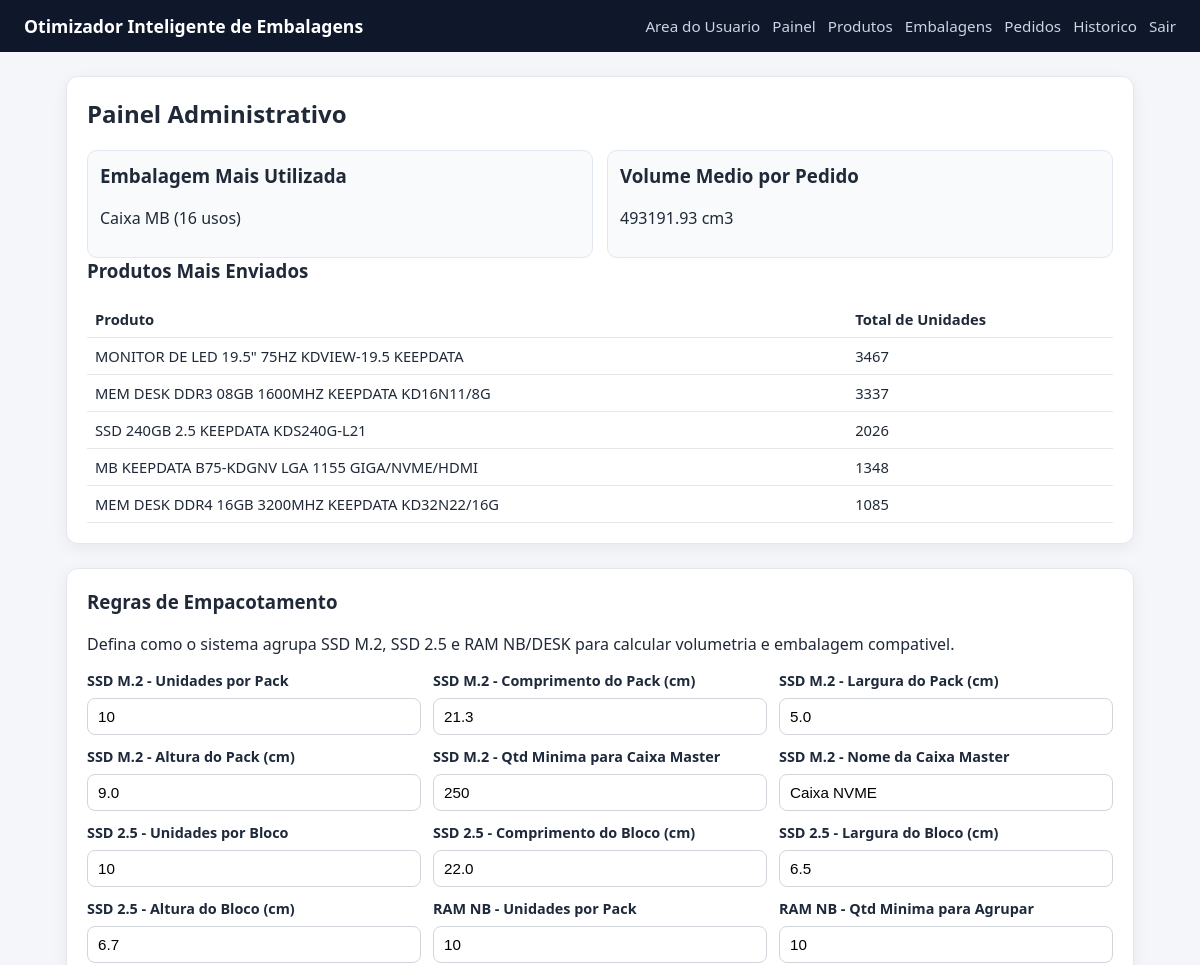
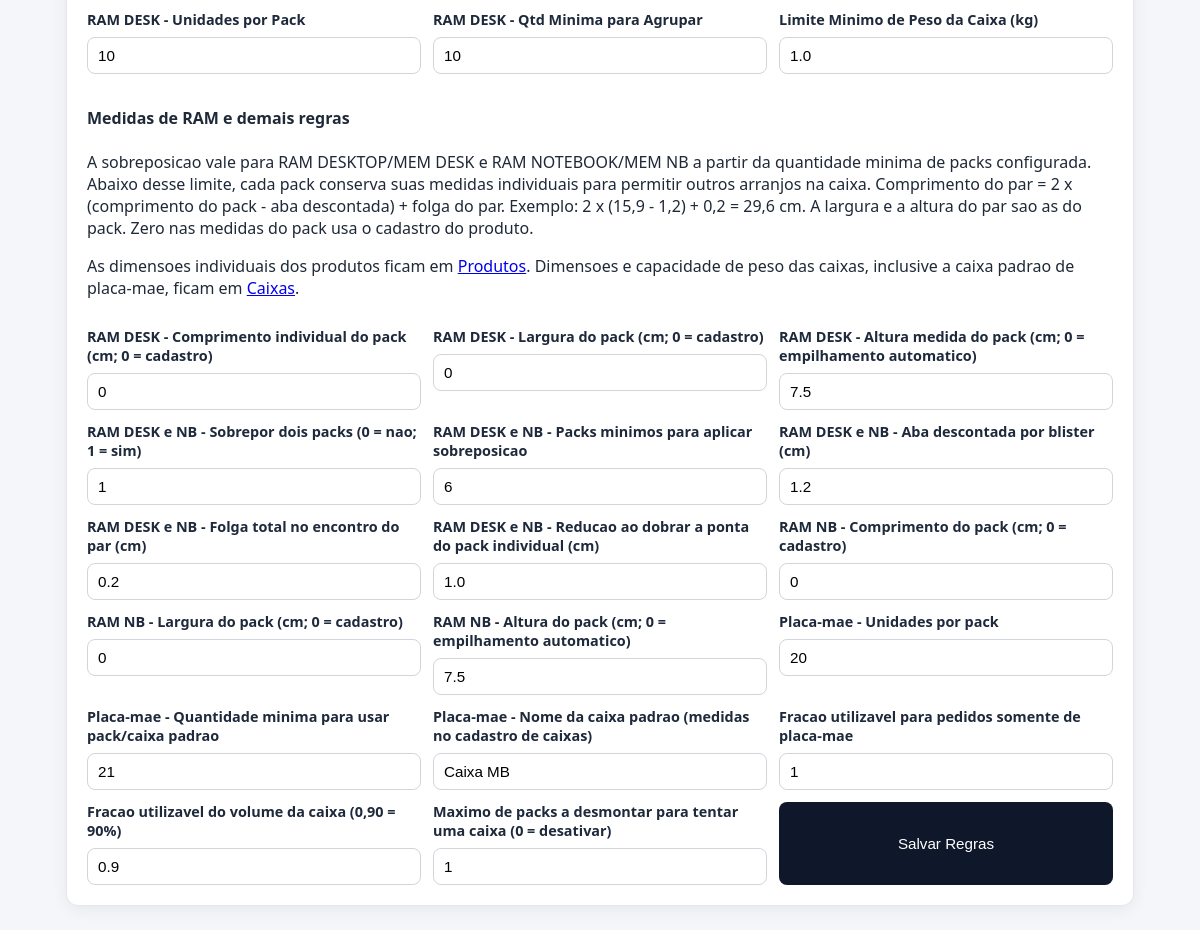
/admin (signed in), run on the app's committed database (2 pictures, top to bottom).
### tables this page shows
CREATE TABLE products (
                id INTEGER PRIMARY KEY AUTOINCREMENT,
                name TEXT NOT NULL UNIQUE,
                length_cm REAL NOT NULL,
                width_cm REAL NOT NULL,
                height_cm REAL NOT NULL,
                weight REAL NOT NULL
            , sku TEXT);

CREATE TABLE app_settings (
                key TEXT PRIMARY KEY,
                value TEXT NOT NULL
            );

### app_volum.py (the view)
@app.route("/admin", methods=["GET"])
@admin_required
def admin_dashboard():
    stats = get_dashboard_stats(DB_PATH)
    packing_rules = get_packing_rules(DB_PATH)
    return render_template("dashboard.html", stats=stats, packing_rules=packing_rules, extra_packing_fields=EXTRA_PACKING_FIELDS)

### app_volum.py (called while the page is built)
def admin_required(view_func):
    @wraps(view_func)
    def _wrapped(*args, **kwargs):
        if not session.get("is_admin"):
            next_url = request.path
            return redirect(url_for("admin_login", next=next_url))
        return view_func(*args, **kwargs)
    return _wrapped

### database.py (called while the page is built)
def get_connection(db_path):
    conn = sqlite3.connect(db_path)
    conn.row_factory = sqlite3.Row
    return conn

def _safe_int(value, default):
    try:
        return int(float(value))
    except Exception:
        return int(default)

def _safe_float(value, default):
    try:
        return float(value)
    except Exception:
        return float(default)

def get_packing_rules(db_path):
    rules = dict(DEFAULT_PACKING_RULES)
    with closing(get_connection(db_path)) as conn:
        keys = list(DEFAULT_PACKING_RULES) + ['ram_bundle_qty', 'ram_bundle_min_qty']
        rows = conn.execute(
            "SELECT key, value FROM app_settings WHERE key IN (" + ",".join("?" for _ in keys) + ")", keys
        ).fetchall()
    for row in rows:
        rules[row["key"]] = row["value"]
    return _normalize_packing_rules(rules)

### templates/dashboard.html
{% extends 'base.html' %}
{% block content %}
<section class="card">
    <h2>Painel Administrativo</h2>
    <div class="stats-grid">
        <div class="stat-box">
            <h3>Embalagem Mais Utilizada</h3>
            {% if stats.most_used_box %}
                <p>{{ stats.most_used_box['name'] }} ({{ stats.most_used_box['uses'] }} usos)</p>
            {% else %}
                <p>Ainda nao ha dados de expedicao.</p>
            {% endif %}
        </div>
        <div class="stat-box">
            <h3>Volume Medio por Pedido</h3>
            <p>{{ '%.2f'|format(stats.avg_volume) }} cm3</p>
        </div>
    </div>
    <h3>Produtos Mais Enviados</h3>
    <table>
        <thead>
            <tr><th>Produto</th><th>Total de Unidades</th></tr>
        </thead>
        <tbody>
        {% for row in stats.top_products %}
            <tr>
                <td>{{ row['name'] }}</td>
                <td>{{ row['total_qty'] }}</td>
            </tr>
        {% else %}
            <tr><td colspan="2">Ainda nao ha dados de envio por produto.</td></tr>
        {% endfor %}
        </tbody>
    </table>
</section>
<section class="card" style="margin-top: 1.5rem;">
    <h3>Regras de Empacotamento</h3>
    <p>Defina como o sistema agrupa SSD M.2, SSD 2.5 e RAM NB/DESK para calcular volumetria e embalagem compativel.</p>
    <form method="post" action="{{ url_for('admin_packing_settings') }}" class="form-grid cols-2 form-packing">
        <label>SSD M.2 - Unidades por Pack
            <input type="number" min="1" step="1" name="ssdm2_bundle_qty" value="{{ packing_rules.get('ssdm2_bundle_qty', 10) }}" required>
        </label>
        <label>SSD M.2 - Comprimento do Pack (cm)
            <input type="number" min="0.1" step="0.1" name="ssdm2_bundle_length_cm" value="{{ packing_rules.get('ssdm2_bundle_length_cm', 21.3) }}" required>
        </label>
        <label>SSD M.2 - Largura do Pack (cm)
            <input type="number" min="0.1" step="0.1" name="ssdm2_bundle_width_cm" value="{{ packing_rules.get('ssdm2_bundle_width_cm', 5.0) }}" required>
        </label>
        <label>SSD M.2 - Altura do Pack (cm)
            <input type="number" min="0.1" step="0.1" name="ssdm2_bundle_height_cm" value="{{ packing_rules.get('ssdm2_bundle_height_cm', 9.0) }}" required>
        </label>
        <label>SSD M.2 - Qtd Minima para Caixa Master
            <input type="number" min="1" step="1" name="ssdm2_master_box_qty" value="{{ packing_rules.get('ssdm2_master_box_qty', 250) }}" required>
        </label>
        <label>SSD M.2 - Nome da Caixa Master
            <input type="text" name="ssdm2_default_box_name" value="{{ packing_rules.get('ssdm2_default_box_name', 'Caixa NVME') }}" required>
        </label>
        <label>SSD 2.5 - Unidades por Bloco
            <input type="number" min="1" step="1" name="ssd25_bundle_qty" value="{{ packing_rules['ssd25_bundle_qty'] }}" required>
        </label>
        <label>SSD 2.5 - Comprimento do Bloco (cm)
            <input type="number" min="0.1" step="0.1" name="ssd25_bundle_length_cm" value="{{ packing_rules['ssd25_bundle_length_cm'] }}" required>
        </label>
        <label>SSD 2.5 - Largura do Bloco (cm)
            <input type="number" min="0.1" step="0.1" name="ssd25_bundle_width_cm" value="{{ packing_rules['ssd25_bundle_width_cm'] }}" required>
        </label>
        <label>SSD 2.5 - Altura do Bloco (cm)
            <input type="number" min="0.1" step="0.1" name="ssd25_bundle_height_cm" value="{{ packing_rules['ssd25_bundle_height_cm'] }}" required>
        </label>
        <label>RAM NB - Unidades por Pack
            <input type="number" min="1" step="1" name="ram_nb_bundle_qty" value="{{ packing_rules['ram_nb_bundle_qty'] }}" required>
        </label>
        <label>RAM NB - Qtd Minima para Agrupar
            <input type="number" min="1" step="1" name="ram_nb_bundle_min_qty" value="{{ packing_rules['ram_nb_bundle_min_qty'] }}" required>
        </label>
        <label>RAM DESK - Unidades por Pack
            <input type="number" min="1" step="1" name="ram_desk_bundle_qty" value="{{ packing_rules['ram_desk_bundle_qty'] }}" required>
        </label>
        <label>RAM DESK - Qtd Minima para Agrupar
            <input type="number" min="1" step="1" name="ram_desk_bundle_min_qty" value="{{ packing_rules['ram_desk_bundle_min_qty'] }}" required>
        </label>
        <label>Limite Minimo de Peso da Caixa (kg)
            <input type="number" min="0" step="0.1" name="min_effective_max_weight_kg" value="{{ packing_rules['min_effective_max_weight_kg'] }}" required>
        </label>
        <div style="grid-column:1/-1;">
            <h4>Medidas de RAM e demais regras</h4>
            <p>A sobreposicao vale para RAM DESKTOP/MEM DESK e RAM NOTEBOOK/MEM NB a partir da quantidade minima de packs configurada. Abaixo desse limite, cada pack conserva suas medidas individuais para permitir outros arranjos na caixa. Comprimento do par = 2 x (comprimento do pack - aba descontada) + folga do par. Exemplo: 2 x (15,9 - 1,2) + 0,2 = 29,6 cm. A largura e a altura do par sao as do pack. Zero nas medidas do pack usa o cadastro do produto.</p>
            <p>As dimensoes individuais dos produtos ficam em <a href="{{ url_for('products') }}">Produtos</a>. Dimensoes e capacidade de peso das caixas, inclusive a caixa padrao de placa-mae, ficam em <a href="{{ url_for('boxes') }}">Caixas</a>.</p>
        </div>
        {% for key, spec in extra_packing_fields.items() %}
        <label>{{ spec[0] }}
            {% if spec[2] is none %}
            <input type="text" name="{{ key }}" value="{{ packing_rules[key] }}">
            {% else %}
            <input type="number" name="{{ key }}" value="{{ packing_rules[key] }}" min="{{ spec[2] }}" max="{{ spec[3] }}" step="{{ spec[4] }}" required>
            {% endif %}
        </label>
        {% endfor %}
        <button type="submit">Salvar Regras</button>
    </form>
</section>
{% endblock %}

### static/style.css (style rules this page uses)
* { box-sizing: border-box; }
body { margin: 0; font-family: Segoe UI, Tahoma, sans-serif; background: #f4f6fa; color: #1f2937; }
.card { background: #fff; border-radius: 12px; padding: 20px; border: 1px solid #e5e7eb; box-shadow: 0 4px 16px rgba(15, 23, 42, 0.06); margin-bottom: 18px; }
h2, h3 { margin-top: 0; }
.form-grid { display: grid; gap: 12px; }
.form-grid.cols-2 { grid-template-columns: repeat(auto-fit, minmax(280px, 1fr)); }
.form-packing label { display: flex; flex-direction: column; gap: 6px; font-size: 0.9rem; font-weight: 600; color: #1e293b; }
.form-packing label input { margin-top: 2px; }
label { display: grid; gap: 6px; font-size: 0.95rem; word-break: break-word; }
input, select, button { padding: 9px 10px; border-radius: 8px; border: 1px solid #d1d5db; font-size: 0.95rem; }
button, .btn { background: #0f172a; color: #fff; border: 0; cursor: pointer; text-decoration: none; display: inline-block; }
table { width: 100%; border-collapse: collapse; margin-top: 12px; }
th, td { border-bottom: 1px solid #e5e7eb; text-align: left; padding: 8px; font-size: 0.92rem; }
.stats-grid { display: grid; gap: 14px; grid-template-columns: repeat(auto-fit, minmax(230px, 1fr)); }
.stat-box { background: #f8fafc; border: 1px solid #e2e8f0; border-radius: 10px; padding: 12px; }

### data on the page
products: name "MONITOR DE LED 19.5\" 75HZ KDVIEW-19.5 KEEPDATA", total_qty "3467"
products: name "MEM DESK DDR3 08GB 1600MHZ KEEPDATA KD16N11/8G", total_qty "3337"
products: name "SSD 240GB 2.5 KEEPDATA KDS240G-L21", total_qty "2026"
products: name "MB KEEPDATA B75-KDGNV LGA 1155 GIGA/NVME/HDMI", total_qty "1348"
products: name "MEM DESK DDR4 16GB 3200MHZ KEEPDATA KD32N22/16G", total_qty "1085"
app_settings: mb_default_box_name "Caixa MB"

### other printed values
{{ stats.most_used_box['name'] }} "Caixa MB"
{{ stats.most_used_box['uses'] }} "16"
{{ '%.2f'|format(stats.avg_volume) }} "493191.93"
{{ spec[0] }} "RAM DESK - Comprimento individual do pack (cm; 0 = cadastro)" "RAM DESK - Largura do pack (cm; 0 = cadastro)" "RAM DESK - Altura medida do pack (cm; 0 = empilhamento automatico)" "RAM DESK e NB - Sobrepor dois packs (0 = nao; 1 = sim)" "RAM DESK e NB - Packs minimos para aplicar sobreposicao" "RAM DESK e NB - Aba descontada por blister (cm)" "RAM DESK e NB - Folga total no encontro do par (cm)" "RAM DESK e NB - Reducao ao dobrar a ponta do pack individual (cm)" "RAM NB - Comprimento do pack (cm; 0 = cadastro)" "RAM NB - Largura do pack (cm; 0 = cadastro)" "RAM NB - Altura do pack (cm; 0 = empilhamento automatico)" "Placa-mae - Unidades por pack" "Placa-mae - Quantidade minima para usar pack/caixa padrao" "Placa-mae - Nome da caixa padrao (medidas no cadastro de caixas)" "Fracao utilizavel para pedidos somente de placa-mae" "Fracao utilizavel do volume da caixa (0,90 = 90%)" "Maximo de packs a desmontar para tentar uma caixa (0 = desativar)"
